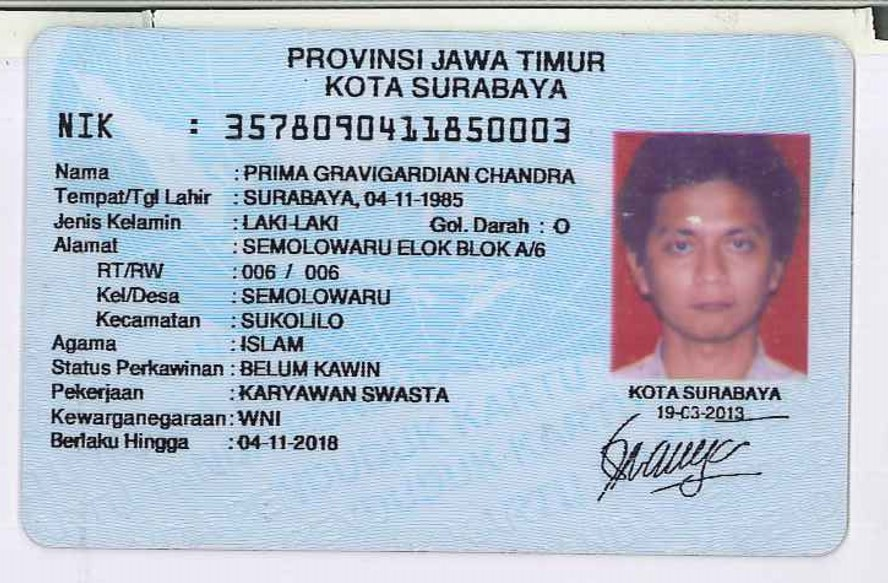
#> input picture images/21.jpg, 888 x 583 px, found by its file name
$ jupyter execute --allow-errors NotebookOCR.ipynb   (shell and % lines are left out)
#> lines starting #> are read from the running program, lines starting #| are printed output that depends on the picture; after the words box and inside, x2 and y2 are one past the last pixel; in counts of white or black regions, pixels touching at a corner belong together
[cell 1]
from google.colab import drive
drive.mount('/content/drive')

# **Import Library**

[cell 2]
import numpy as np
import matplotlib.pyplot as plt
import cv2
import pytesseract
from pytesseract import Output
from PIL import Image
import re
from collections import Counter
import json
import fastwer
import pandas as pd
from nltk.corpus import stopwords
from nltk.tokenize import word_tokenize
from difflib import SequenceMatcher

[cell 3]
import nltk
nltk.download('punkt')
#> (this line was passed over: nltk is not available in this run)
#> (reads katadasar.txt from the repository)

# **Read Image**

[cell 4]
def read_img(destination_file_name):
#> called with destination_file_name = '/content/drive/MyDrive/Bangkit/21.jpg'
    image = cv2.imread(destination_file_name)
#> image is the input picture: shape (583, 888, 3); mean B, G, R 204.1, 188.4, 177.1

    r = 800 / image.shape[0]
#> r = 1.37
    dim = (int(image.shape[1] * r), 800)
#> dim = (1218, 800)

    image = cv2.resize(image, dim, interpolation=cv2.INTER_AREA)
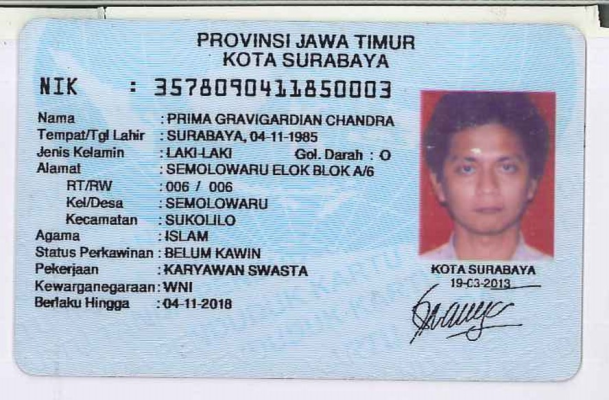
#> image: shape (800, 1218, 3) (shown at 1/2 size); mean B, G, R 204, 188.3, 177

    return image

# **Pre-Processing Image**

[cell 5]
def preprocessing(image):
  gray = cv2.cvtColor(image, cv2.COLOR_BGR2GRAY)
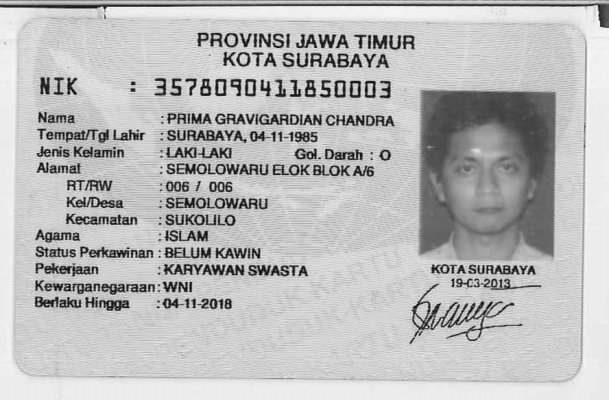
#> gray: shape (800, 1218) (shown at 1/2 size); min 0, max 254, mean 186.7
  thresh = 127
  blackWhite = cv2.threshold(gray,thresh,255,cv2.THRESH_BINARY)[1]
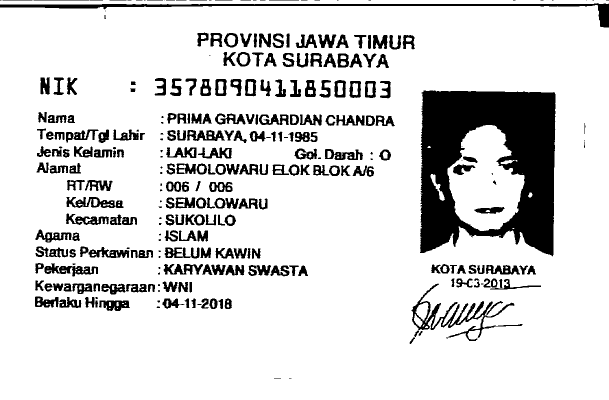
#> blackWhite: shape (800, 1218) (shown at 1/2 size); 85.5% white; 299 black regions (66 under 20 px), largest, box (x1, y1, x2, y2) and area: (840, 181, 1111, 513) 56952, (0, 6, 1218, 55) 6631, (823, 567, 1045, 682) 3973

  kernel = np.ones((3,3), np.uint8)
  img_erosion = cv2.erode(blackWhite, kernel, iterations=1)
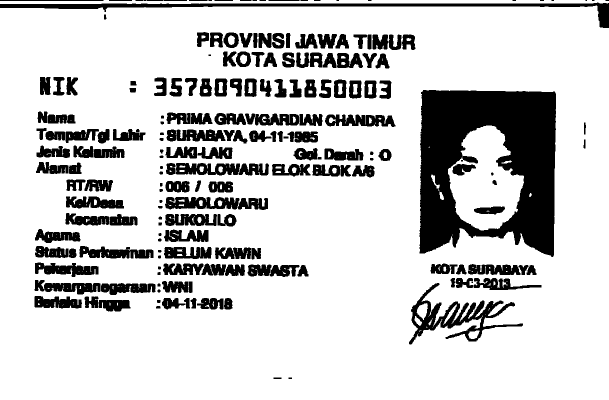
#> img_erosion: shape (800, 1218) (shown at 1/2 size); 80.8% white; 199 black regions (13 under 20 px), largest, box (x1, y1, x2, y2) and area: (839, 180, 1112, 514) 60199, (0, 5, 1218, 56) 9178, (818, 566, 1046, 689) 7128

  return img_erosion
